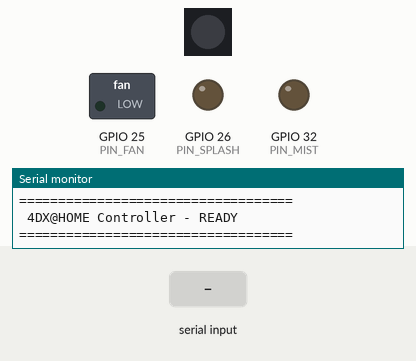
The sketch below on a simulated ESP32. Parts: 1 RGB LEDs in strip order, left to right, switched loads named in the sketch (green lamp = pin HIGH), output pins drawn as LEDs (lit = HIGH), the last lines printed to the serial monitor. Dashed ring = blinking. Inputs (shaded band) come from the test bench. The strip is taken to match the declared colour order.

Above: at 1.2 s.
1.3 s: "FAN,1\n" received over Serial
At 2.5 s:
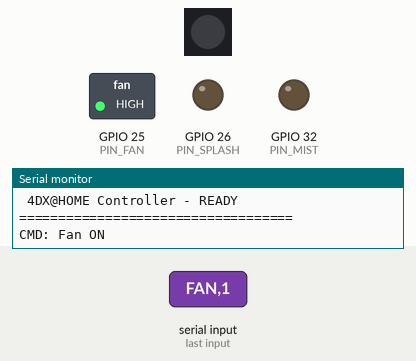
2.8 s: "SPLASH,1\n" received over Serial
At 2.9 s:
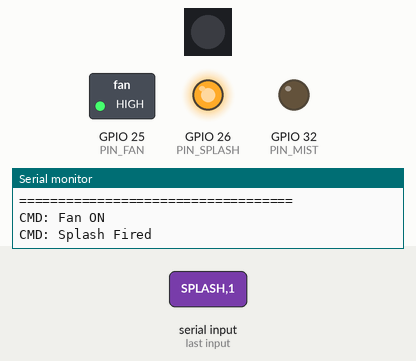
4.5 s: "MIST,1\n" received over Serial
At 5.1 s:
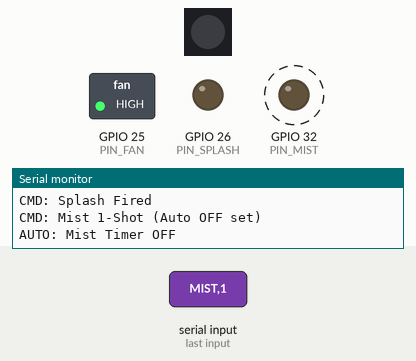
Timing chart, 0 to 7.5 s (numbered marks = the images above; inputs shaded):
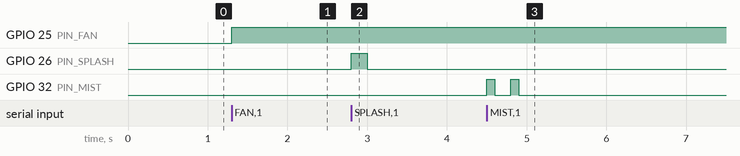

Measured:
- after the input at 1.3 s, GPIO 25 (PIN_FAN): LOW → HIGH at once
- after the input at 2.8 s, GPIO 26 (PIN_SPLASH): LOW → HIGH at once, → LOW 0.20 s later
- after the input at 4.5 s, GPIO 32 (PIN_MIST): alternates HIGH for 0.10 s and LOW for 0.20 s, 4 changes in all, then stays LOW, starting at once

The sketch:

4DHOME_STATION_CONTROL.ino
```cpp
#include <Adafruit_NeoPixel.h>

// ==========================================
// 1. ピン定義 (Pin Definitions)
// ==========================================
const int PIN_FAN    = 25;  // 風 (ON/OFF)
const int PIN_SPLASH = 26;  // 水しぶき (一瞬)
const int PIN_LED    = 27;  // LED (RGBW NeoPixel)
const int PIN_MIST   = 32;  // ミスト (NPNトランジスタ経由)

const int NUM_LEDS   = 1;   // LEDの数

// LED初期化 (RGBW, 800kHz)
Adafruit_NeoPixel strip(NUM_LEDS, PIN_LED, NEO_RGBW + NEO_KHZ800);

// ==========================================
// 2. 状態管理変数 (State Variables)
// ==========================================

// --- 色テーブル ---
uint32_t colors[12];

// --- 水しぶき (Splash) ---
unsigned long splashStartTime = 0;
bool splashActive = false;
const int SPLASH_DURATION = 200; // 水が出る時間(ms)

// --- ミスト (Mist) ---
// ミスト基盤は「1回押すとON、もう一度押すとOFF」のトグル動作
bool isMistOn = false;      // ESP32が把握しているミストの状態
int mistAutoOffMode = 0;    // 0:なし, 1:自動OFF待ち
unsigned long mistStartTime = 0;
const int MIST_DURATION = 100; // 一瞬モードの時間(ms)

// --- LED ---
int ledTargetColorIdx = 11; // 目標の色ID
int ledBrightnessMode = 0;  // 0:なし, 1:弱, 2:強
int ledEffect = 0;          // 0:点灯, 1:点滅, 2:呼吸
int ledTransition = 0;      // 0:一瞬, 1:フェード

unsigned long lastLedUpdate = 0;
// 現在の色の値 (フェード計算用)
float currentR = 0, currentG = 0, currentB = 0, currentW = 0;

// ==========================================
// 3. 初期設定 (Setup)
// ==========================================
void setup() {
  Serial.begin(115200);

  // ピン設定
  pinMode(PIN_FAN, OUTPUT);
  pinMode(PIN_SPLASH, OUTPUT);
  pinMode(PIN_MIST, OUTPUT);

  // 初期化 (すべてOFF)
  digitalWrite(PIN_FAN, LOW);
  digitalWrite(PIN_SPLASH, LOW);
  digitalWrite(PIN_MIST, LOW); // ボタンは離した状態

  // LED初期化
  strip.begin();
  strip.show();
  setupColors(); // 色定義の読み込み

  Serial.println("===================================");
  Serial.println(" 4DX@HOME Controller - READY");
  Serial.println("===================================");
}

// ==========================================
// 4. メインループ (Main Loop)
// ==========================================
void loop() {
  // シリアルコマンド受信
  if (Serial.available() > 0) {
    String input = Serial.readStringUntil('\n');
    input.trim(); // 改行コード除去
    if (input.length() > 0) {
      parseCommand(input);
    }
  }

  // 各機能の自動処理 (時間管理)
  updateSplash();
  updateMist();
  updateLED();
}

// ==========================================
// 5. ミストボタン制御 (Click Simulation)
// ==========================================
// タクトスイッチを一回「カチッ」と押す動作を再現
void clickMistButton() {
  digitalWrite(PIN_MIST, HIGH); // 押す
  delay(100);                   // 0.1秒キープ
  digitalWrite(PIN_MIST, LOW);  // 離す
  delay(100);                   // 連続入力防止
}

// ==========================================
// 6. コマンド解析 (Command Parser)
// ==========================================
void parseCommand(String input) {
  int firstComma = input.indexOf(',');
  String cmd = input.substring(0, firstComma);
  String params = input.substring(firstComma + 1);

  // --- FAN (風) ---
  // 例: FAN,1 (ON), FAN,0 (OFF)
  if (cmd.equalsIgnoreCase("FAN")) {
    int val = params.toInt();
    if (val == 1) {
      digitalWrite(PIN_FAN, HIGH);
      Serial.println("CMD: Fan ON");
    } else {
      digitalWrite(PIN_FAN, LOW);
      Serial.println("CMD: Fan OFF");
    }
  }

  // --- SPLASH (水) ---
  // 例: SPLASH
  else if (cmd.equalsIgnoreCase("SPLASH")) {
    splashActive = true;
    splashStartTime = millis();
    digitalWrite(PIN_SPLASH, HIGH);
    Serial.println("CMD: Splash Fired");
  }

  // --- MIST (ミスト) ---
  // 例: MIST,1 (一瞬), MIST,2 (継続), MIST,0 (OFF)
  else if (cmd.equalsIgnoreCase("MIST")) {
    int reqMode = params.toInt();

    if (reqMode == 1) { // 一瞬モード
      if (!isMistOn) {
        clickMistButton(); // OFFならONにする
        isMistOn = true;
      }
      mistAutoOffMode = 1; // タイマーセット
      mistStartTime = millis();
      Serial.println("CMD: Mist 1-Shot (Auto OFF set)");
    }
    else if (reqMode == 2) { // 継続モード
      mistAutoOffMode = 0; // タイマー解除
      if (!isMistOn) {
        clickMistButton(); // OFFならONにする
        isMistOn = true;
        Serial.println("CMD: Mist ON (Continuous)");
      } else {
        Serial.println("CMD: Mist already ON");
      }
    }
    else { // OFFモード
      mistAutoOffMode = 0;
      if (isMistOn) {
        clickMistButton(); // ONならOFFにする
        isMistOn = false;
        Serial.println("CMD: Mist OFF");
      } else {
        Serial.println("CMD: Mist already OFF");
      }
    }
  }

  // --- LED ---
  // 例: LED,色ID,強さ,光り方,切り替え
  else if (cmd.equalsIgnoreCase("LED")) {
    int p[4];
    int strIdx = 0;
    // パラメータを4つ読み取る
    for(int i=0; i<4; i++) {
      int nextComma = params.indexOf(',', strIdx);
      if(nextComma == -1) nextComma = params.length();
      p[i] = params.substring(strIdx, nextComma).toInt();
      strIdx = nextComma + 1;
    }

    ledTargetColorIdx = p[0];
    ledBrightnessMode = p[1];
    ledEffect         = p[2];
    ledTransition     = p[3];

    // 「一瞬切り替え」なら、現在値を即座に目標値にする
    if (ledTransition == 0) {
      uint32_t c = colors[ledTargetColorIdx];
      // 強さが0(なし)なら黒にする
      if (ledBrightnessMode == 0) c = colors[11];

      currentR = (uint8_t)(c >> 16);
      currentG = (uint8_t)(c >> 8);
      currentB = (uint8_t)(c);
      currentW = (uint8_t)(c >> 24);
    }

    Serial.print("CMD: LED Set -> Color:"); Serial.println(ledTargetColorIdx);
  }
}

// ==========================================
// 7. 自動更新ロジック (Update Loop)
// ==========================================

void updateSplash() {
  if (splashActive) {
    if (millis() - splashStartTime >= SPLASH_DURATION) {
      digitalWrite(PIN_SPLASH, LOW);
      splashActive = false;
    }
  }
}

void updateMist() {
  if (mistAutoOffMode == 1) {
    if (millis() - mistStartTime >= MIST_DURATION) {
      // 時間が来たらOFFにする
      if (isMistOn) {
        clickMistButton();
        isMistOn = false;
        Serial.println("AUTO: Mist Timer OFF");
      }
      mistAutoOffMode = 0;
    }
  }
}

void updateLED() {
  unsigned long now = millis();
  // 30msごとに更新 (滑らかなアニメーションのため)
  if (now - lastLedUpdate < 30) return;
  lastLedUpdate = now;

  // 目標色の取得
  uint32_t targetColorRaw = colors[ledTargetColorIdx];
  if (ledBrightnessMode == 0) targetColorRaw = colors[11]; // 強さ0なら消灯

  float tR = (uint8_t)(targetColorRaw >> 16);
  float tG = (uint8_t)(targetColorRaw >> 8);
  float tB = (uint8_t)(targetColorRaw);
  float tW = (uint8_t)(targetColorRaw >> 24);

  // フェード処理 (Transition)
  if (ledTransition == 1) {
    float step = 10.0; // 変化のスピード
    if (currentR < tR) currentR += step; else if (currentR > tR) currentR -= step;
    if (currentG < tG) currentG += step; else if (currentG > tG) currentG -= step;
    if (currentB < tB) currentB += step; else if (currentB > tB) currentB -= step;
    if (currentW < tW) currentW += step; else if (currentW > tW) currentW -= step;

    // 行き過ぎ補正
    if (abs(currentR - tR) < step) currentR = tR;
    if (abs(currentG - tG) < step) currentG = tG;
    if (abs(currentB - tB) < step) currentB = tB;
    if (abs(currentW - tW) < step) currentW = tW;
  } else {
    // 一瞬切り替えの場合はすでにParseCommandでセット済みだが念のため
    currentR = tR; currentG = tG; currentB = tB; currentW = tW;
  }

  // エフェクト計算 (点滅・呼吸)
  float brightnessFactor = 1.0;

  // 強さ係数
  if (ledBrightnessMode == 1) brightnessFactor = 0.2;       // 弱
  else if (ledBrightnessMode == 2) brightnessFactor = 1.0;  // 強
  else brightnessFactor = 0.0;                              // なし

  // エフェクト
  if (ledEffect == 1) { // 点滅 (Blink)
    if ((now / 250) % 2 == 0) brightnessFactor = 0;
  }
  else if (ledEffect == 2) { // 呼吸 (Breathe)
    float val = (sin(now / 300.0) + 1.0) / 2.0;
    brightnessFactor *= val;
  }

  // 最終出力
  uint8_t finalR = (uint8_t)(currentR * brightnessFactor);
  uint8_t finalG = (uint8_t)(currentG * brightnessFactor);
  uint8_t finalB = (uint8_t)(currentB * brightnessFactor);
  uint8_t finalW = (uint8_t)(currentW * brightnessFactor);

  strip.setPixelColor(0, strip.Color(finalR, finalG, finalB, finalW));
  strip.show();
}

// ==========================================
// 8. 色定義 (Color Setup)
// ==========================================
void setupColors() {
  // フォーマット: strip.Color(R, G, B, W)
  colors[0]  = strip.Color(255, 20, 100, 0);   // ピンク
  colors[1]  = strip.Color(255, 0, 0, 0);      // 赤
  colors[2]  = strip.Color(255, 100, 0, 0);    // オレンジ
  colors[3]  = strip.Color(255, 255, 0, 0);    // 黄色
  colors[4]  = strip.Color(150, 255, 0, 0);    // 黄緑
  colors[5]  = strip.Color(0, 255, 0, 0);      // 緑
  colors[6]  = strip.Color(0, 100, 0, 0);      // 深緑
  colors[7]  = strip.Color(0, 255, 255, 0);    // 水色
  colors[8]  = strip.Color(0, 0, 255, 0);      // 青
  colors[9]  = strip.Color(150, 0, 255, 0);    // 紫
  colors[10] = strip.Color(0, 0, 0, 255);      // 白 (Wのみ)
  colors[11] = strip.Color(0, 0, 0, 0);        // なし (消灯)
}
```
